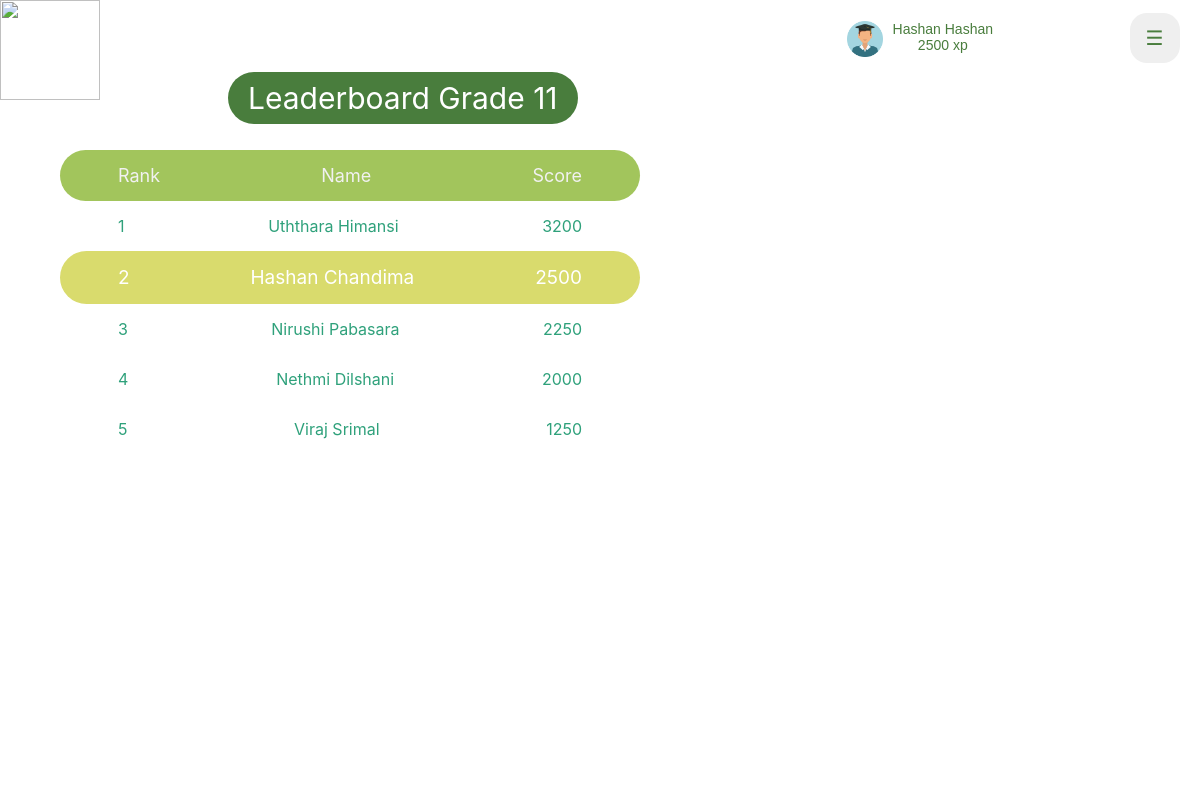
Page /htdocs/ISKOLE/Student/LeaderBoard/leaderboard.php (signed in) on the earlier database version.
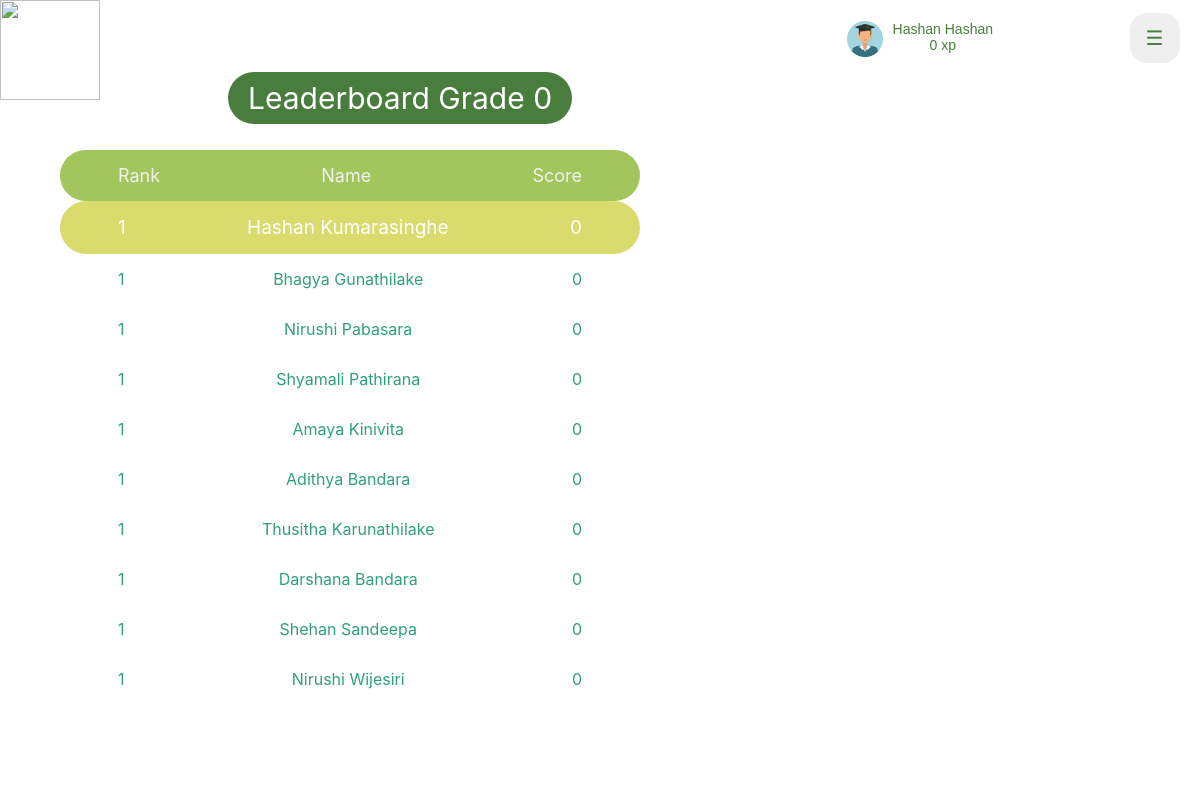
Same page on the later database version.
### tables this page shows
CREATE TABLE `student` (
  `student_id` int(11) NOT NULL,
  `first_name` varchar(20) NOT NULL,
  `last_name` varchar(50) NOT NULL,
  `email` varchar(50) NOT NULL,
  `password` varchar(50) NOT NULL,
  `status` tinyint(1) NOT NULL,
  `grade` int(2) NOT NULL,
  `medium` varchar(10) NOT NULL,
  `xp` int(11) NOT NULL,
  `profile_pic` blob NOT NULL
);

### htdocs/ISKOLE/Student/LeaderBoard/leaderboard.php (the view, shortened to what this page needs)
<!DOCTYPE html>
<html lang="en">
<head>
	<link rel="stylesheet" href="leaderboard.css?v=<?php echo time();?>">
				</head>
				<body>
					<nav class="navigation-bar">
						<img class="logo" src="logo.PNG" width="100" height="100">
						<a><button class="openbtn" onclick="openNav()">&#9776;</button></a>
						<a href="../../Profile/StuProfile.php">            <button class="name-button">
              <img class="avatar" src="avatar.png">
              <div class="name-tag"><?php echo $_SESSION['fname']." ".$_SESSION['lname']; ?>
              <br>
              <?php
                if($_SESSION['type'] == 1)
                {
                   echo $_SESSION['xp']." xp";
                }
                else
                {
                }
              ?></div>
          </button></a>
					</nav>
<?php
$conn = mysqli_connect("localhost", "root", "", "iskole");
$grade=$_SESSION['grade'];
$result = mysqli_query($conn, "SELECT student_id,first_name,last_name,xp FROM student WHERE grade=$grade order by xp DESC");
while ($row = mysqli_fetch_array($result))
{
    $dataset[]=$row;
}
?>
<div class="label">Leaderboard Grade <?php echo $grade ?></div>
        <div class="outerL">
            <div class="innerL">
                <div class="headerL">
                    <li>
                        <div>Rank </div>
                        <div>Name </div>
                        <div>Score</div>
                    </li>
                </div>
                <div class="bodyL">
                    <?php
                    $count=1;
                    $rank=1;
                    $privious_xp=0;
                    foreach($dataset as  $datarow){
                        if($datarow['xp']!=$privious_xp){
                            $rank =$count;
                            $count= $count+1;
                        }else{
                            $count= $count+1;
                        }
                        if($_SESSION['stuid']==$datarow['student_id'])
                        {
                            echo "<li class='our-user'>
                                <div>".$rank."</div>
                                <div>".$datarow['first_name'].' '.$datarow['last_name']."</div>
                                <div>".$datarow['xp']."</div>
                             </li>";
                        }else
                        {
                            echo "<li>
                                    <div>".$rank."</div>
                                    <div>".$datarow['first_name'].' '.$datarow['last_name']."</div>
                                    <div>".$datarow['xp']."</div>
                                </li>";
                        }
                           $privious_xp=$datarow['xp'];
                    }
                    ?>
                </div>
            </div>
        </div>
</body>
</html>

Differences in the rows shown:
removed student: rank "1", first_name "Uththara", last_name "Himansi", xp "3200"
no longer on this page (row edited): student: rank "4", first_name "Nethmi", last_name "Dilshani", xp "2000"
no longer on this page (row edited): student: rank "5", first_name "Viraj", last_name "Srimal", xp "1250"
changed student "Hashan": last_name "Chandima" → "Kumarasinghe"; xp "2500" → "0"
now on this page (row edited): student: first_name "Bhagya", last_name "Gunathilake", xp "0"
changed student "Pabasara": xp "2250" → "0"
now on this page (row edited): student: first_name "Shyamali", last_name "Pathirana", xp "0"
now on this page (row edited): student: first_name "Amaya", last_name "Kinivita", xp "0"
now on this page (row edited): student: first_name "Adithya", last_name "Bandara", xp "0"
now on this page (row edited): student: first_name "Thusitha", last_name "Karunathilake", xp "0"
now on this page (row edited): student: first_name "Darshana", last_name "Bandara", xp "0"
now on this page (row edited): student: first_name "Shehan", last_name "Sandeepa", xp "0"
now on this page (row edited): student: first_name "Nirushi", last_name "Wijesiri", xp "0"
Other differences:
$_SESSION['xp']: "2500" → "0"
$grade: "11" → "0"
